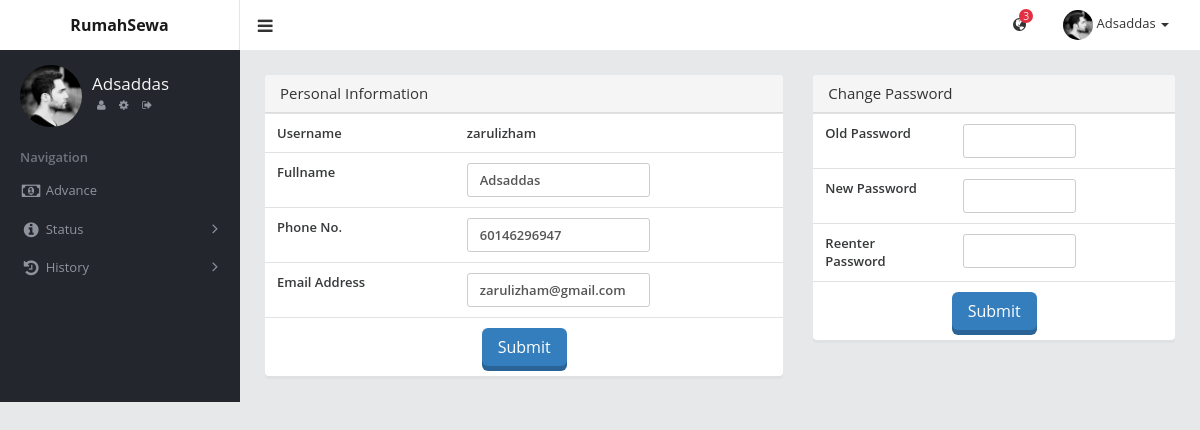
/profile.php (signed in), run on an earlier commit of the app's database.
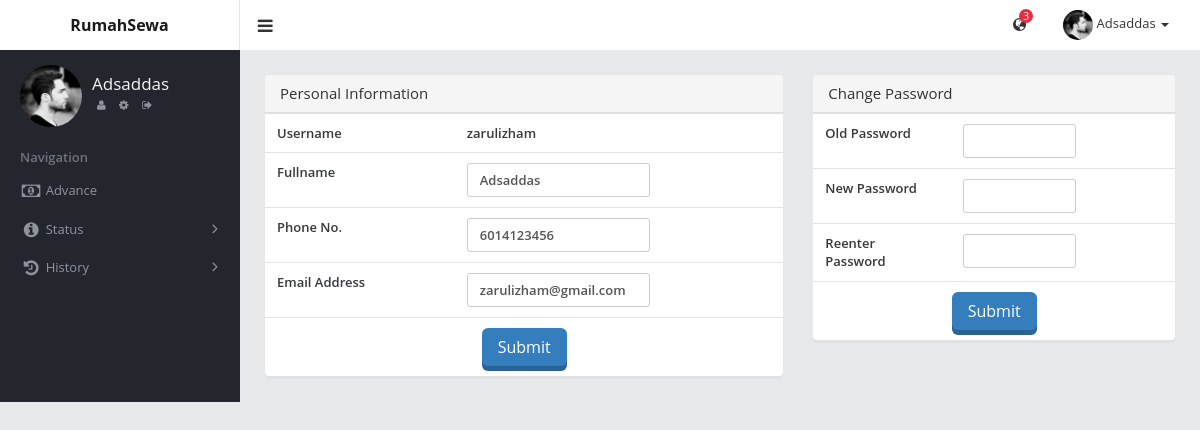
And on a later commit of the database.
### tables this page shows
CREATE TABLE `rumah_user` (
  `uname` varchar(50) NOT NULL,
  `pwd` varchar(200) NOT NULL,
  `name` varchar(100) NOT NULL,
  `email` varchar(100) NOT NULL,
  `phone` varchar(20) NOT NULL,
  `date_registered` datetime NOT NULL,
  `status` varchar(20) NOT NULL
);

### profile.php (the view, shortened to what this page needs)
<?php
	$title = 'profile';
	include 'header.php';
?>
<div class="container-fluid-md">
    <div class="row">
	    <div class="col-md-7">
		    <div class="panel panel-default">
		        <div class="panel-heading">
		            <h4 class="panel-title">Personal Information</h4>
		        </div>
		        <div class="table-responsive">
			        <form name="form" action="" method="post" class="form">
			            <table class="table">
			                <tbody>
				                <?php
					            	$getInfo = $db->prepare("SELECT * FROM rumah_user WHERE uname =:uname ");
					            	$getInfo->bindparam(":uname",$_SESSION['uname']);
					            	$getInfo->execute();
					            	$r = $getInfo->fetch(PDO::FETCH_ASSOC);
					           	?>
				                <tr>
					                <th>
						                <div class="row">
							                <div class="col-md-4">
								                Username
							                </div>
							                <div class="col-md-8">
								                <div class="controls col-sm-8 col-md-8 col-lg-8">
								                	<?php echo $_SESSION['uname']; ?>
								                </div>
							                </div>
						                </div>
					                </th>
				                </tr>
				                <tr>
					                <th>
						                <div class="row">
							                <div class="col-md-4">
								                Fullname
							                </div>
							                <div class="col-md-8">
								                <div class="controls col-sm-8 col-md-8 col-lg-8">
								                	<input type="text" name="name" class="form-control" value="<?php echo $r['name']; ?>">
								                </div>
							                </div>
						                </div>
					                </th>
				                </tr>
				                <tr>
					                <th>
						                <div class="row">
							                <div class="col-md-4">
								                Phone No.
							                </div>
							                <div class="col-md-8">
								                <div class="controls col-sm-8 col-md-8 col-lg-8">
								                	<input type="text" name="phone" class="form-control" value="<?php echo $r['phone']; ?>">
								                </div>
							                </div>
						                </div>
					                </th>
				                </tr>
				                <tr>
					                <th>
						                <div class="row">
							                <div class="col-md-4">
								                Email Address
							                </div>
							                <div class="col-md-8">
								                <div class="controls col-sm-8 col-md-8 col-lg-8">
								                	<input type="email" name="email" class="form-control" value="<?php echo $r['email']; ?>">
								                </div>
							                </div>
						                </div>
					                </th>
				                </tr>
				                <tr>
					                <th>
						                <div class="row">
							                <div class="col-md-12">
								                <center><button type="submit" name="submit" class="btn btn-lg btn-flat btn-primary">Submit</button></center>
							                </div>
						                </div>
					                </th>
				                </tr>
			                </tbody>
			            </table>
			        </form>
		        </div>
		    </div>
	    </div>
	    <div class="col-md-5">
		    <div class="panel panel-default">
		        <div class="panel-heading">
		            <h4 class="panel-title">Change Password</h4>
		        </div>
		        <div class="table-responsive">
			        <form name="form" action="" method="post" class="form">
			            <table class="table">
			                <tbody>
				                <tr>
					                <th>
						                <div class="row">
							                <div class="col-md-4">
								                Old Password
							                </div>
							                <div class="col-md-8">
								                <div class="controls col-sm-8 col-md-8 col-lg-8">
								                	<input type="password" name="oldpwd" class="form-control">
								                </div>
							                </div>
						                </div>
					                </th>
				                </tr>
				                <tr>
					                <th>
						                <div class="row">
							                <div class="col-md-4">
								                New Password
							                </div>
							                <div class="col-md-8">
								                <div class="controls col-sm-8 col-md-8 col-lg-8">
								                	<input type="password" name="pwd1" class="form-control">
								                </div>
							                </div>
						                </div>
					                </th>
				                </tr>
				                <tr>
					                <th>
						                <div class="row">
							                <div class="col-md-4">
								               	Reenter Password
							                </div>
							                <div class="col-md-8">
								                <div class="controls col-sm-8 col-md-8 col-lg-8">
								                	<input type="password" name="pwd2" class="form-control">
								                </div>
							                </div>
						                </div>
					                </th>
				                </tr>
				                <tr>
					                <th>
						                <div class="row">
							                <div class="col-md-12">
								                <center><button type="submit" name="submit2" class="btn btn-lg btn-flat btn-primary">Submit</button></center>
							                </div>
						                </div>
					                </th>
				                </tr>
			                </tbody>
			            </table>
			        </form>
		        </div>
		    </div>
	    </div>
    </div>
</div>
            </div>
        </div>
    </body>
</html>

### header.php (shortened to what this page needs)
<!doctype html>
 <html>
<head>
        <link rel="stylesheet" href="dist/css/bootstrap.min.css">
        <link rel="stylesheet" href="dist/css/veneto-admin.min.css">
        <link rel="stylesheet" href="demo/css/demo.css">
        <link rel="stylesheet" href="dist/assets/font-awesome/css/font-awesome.css">
        <link rel="stylesheet" href="dist/css/plugins/jquery-dataTables.min.css">
        <link rel="stylesheet" href="dist/css/plugins/jquery-select2.min.css">
        <link rel="stylesheet" href="dist/css/plugins/jquery-selectBoxIt.min.css">
        <link rel="stylesheet" href="dist/css/plugins/jquery-chosen.min.css">
        <link rel="stylesheet" href="dist/css/plugins/bootstrap-tagsinput.min.css">
        <link rel="stylesheet" href="dist/css/plugins/bootstrap-switch.min.css">
        <link rel="stylesheet" href="dist/assets/plugins/bootstrap-colorpicker/css/bootstrap-colorpicker.min.css">
        <link rel="stylesheet" href="dist/assets/plugins/jquery-icheck/skins/all.css">
        <link rel="stylesheet" href="dist/css/plugins/jquery-icheck.min.css">
    </head>
    <body class="">
        <header>
            <nav class="navbar navbar-default navbar-static-top no-margin" role="navigation">
                <div class="navbar-brand-group">
                    <a class="navbar-sidebar-toggle navbar-link" data-sidebar-toggle>
                        <i class="fa fa-lg fa-fw fa-bars"></i>
                    </a>
                    <a class="navbar-brand hidden-xxs" href="index.php">
                        <span class="sc-hidden">
                            <span class="bold">RumahSewa</span>
                        </span>
                    </a>
                </div>
                <ul class="nav navbar-nav navbar-nav-expanded pull-right margin-md-right">
                    <li class="dropdown">
                        <a data-toggle="dropdown" class="dropdown-toggle" href="javascript:;">
                            <i class="glyphicon glyphicon-globe"></i>
                            <span class="badge badge-up badge-danger badge-small">3</span>
                        </a>
                    </li>
                    <li class="dropdown">
                        <a data-toggle="dropdown" class="dropdown-toggle navbar-user" href="javascript:;">
                            <img class="img-circle" src="demo/images/profile.jpg">
                            <span class="hidden-xs"><?php echo $_SESSION['name']; ?></span>
                            <b class="caret"></b>
                        </a>
                    </li>
                </ul>
            </nav>
        </header>
        <div class="page-wrapper">
            <aside class="sidebar sidebar-default">
                <div class="sidebar-profile">
                    <img class="img-circle profile-image" src="demo/images/profile.jpg">
                    <div class="profile-body">
                        <h4><?php echo $_SESSION['name']; ?></h4>
                        <div class="sidebar-user-links">
                            <a class="btn btn-link btn-xs" href="profile.php" data-placement="bottom" data-toggle="tooltip" data-original-title="Profile"><i class="fa fa-user"></i></a>
                            <a class="btn btn-link btn-xs" href="javascript:;"       data-placement="bottom" data-toggle="tooltip" data-original-title="Settings"><i class="fa fa-cog"></i></a>
                            <a class="btn btn-link btn-xs" href="logout.php" data-placement="bottom" data-toggle="tooltip" data-original-title="Logout"><i class="fa fa-sign-out"></i></a>
                        </div>
                    </div>
                </div>
                <nav>
                    <h5 class="sidebar-header">Navigation</h5>
                    <ul class="nav nav-pills nav-stacked">
                        <li class="nav <?php if ($title == 'index') { echo 'active'; } ?>">
                            <a href="index.php" title="Dashboards">
                                <i class="fa fa-lg fa-fw fa-money"></i> Advance
                            </a>
                        </li>
                        <li class="nav-dropdown <?php if ($title == 'debtors' || $title == 'creditors') { echo 'active open'; } ?>">
                            <a href="#" title="Users">
                                <i class="fa fa-lg fa-fw fa-info-circle"></i> Status
                            </a>
                        </li>
                        <li class="nav-dropdown <?php if ($title == 'h-debtors' || $title == 'h-creditors') { echo 'active open'; } ?>">
                            <a href="#" title="Users">
                                <i class="fa fa-lg fa-fw fa-history"></i> History
                            </a>
                        </li>
                    </ul>
              	</nav>
            </aside>
            <div class="page-content">

What changed in the data, as far as the page shows it:
changed rumah_user "Adsaddas": phone "60146296947" → "6014123456"
